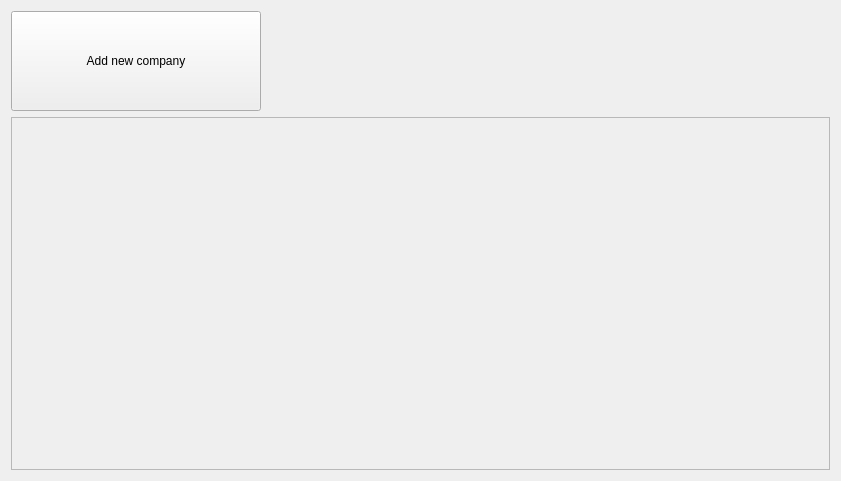
<?xml version="1.0" encoding="UTF-8"?>
<ui version="4.0">
 <class>Form</class>
 <widget class="QWidget" name="Form">
  <property name="geometry">
   <rect>
    <x>0</x>
    <y>0</y>
    <width>841</width>
    <height>481</height>
   </rect>
  </property>
  <property name="windowTitle">
   <string>Form</string>
  </property>
  <layout class="QVBoxLayout" name="verticalLayout">
   <item>
    <widget class="QPushButton" name="addCompanyButton">
     <property name="sizePolicy">
      <sizepolicy hsizetype="Fixed" vsizetype="Fixed">
       <horstretch>0</horstretch>
       <verstretch>0</verstretch>
      </sizepolicy>
     </property>
     <property name="minimumSize">
      <size>
       <width>250</width>
       <height>100</height>
      </size>
     </property>
     <property name="toolTip">
      <string>Add new company you have a contracts with (Alt + C)</string>
     </property>
     <property name="statusTip">
      <string>Add new company you have a contracts with (Alt + C)</string>
     </property>
     <property name="text">
      <string>Add new company</string>
     </property>
     <property name="icon">
      <iconset resource="../res/res.qrc">
       <normaloff>:/icons/color/blimp.png</normaloff>:/icons/color/blimp.png</iconset>
     </property>
     <property name="iconSize">
      <size>
       <width>45</width>
       <height>45</height>
      </size>
     </property>
     <property name="shortcut">
      <string>Alt+C</string>
     </property>
    </widget>
   </item>
   <item>
    <widget class="QScrollArea" name="companiesContainer">
     <property name="widgetResizable">
      <bool>true</bool>
     </property>
     <widget class="QWidget" name="scrollAreaWidgetContents">
      <property name="geometry">
       <rect>
        <x>0</x>
        <y>0</y>
        <width>821</width>
        <height>355</height>
       </rect>
      </property>
     </widget>
    </widget>
   </item>
  </layout>
 </widget>
 <resources>
  <include location="../res/res.qrc"/>
 </resources>
 <connections/>
</ui>
